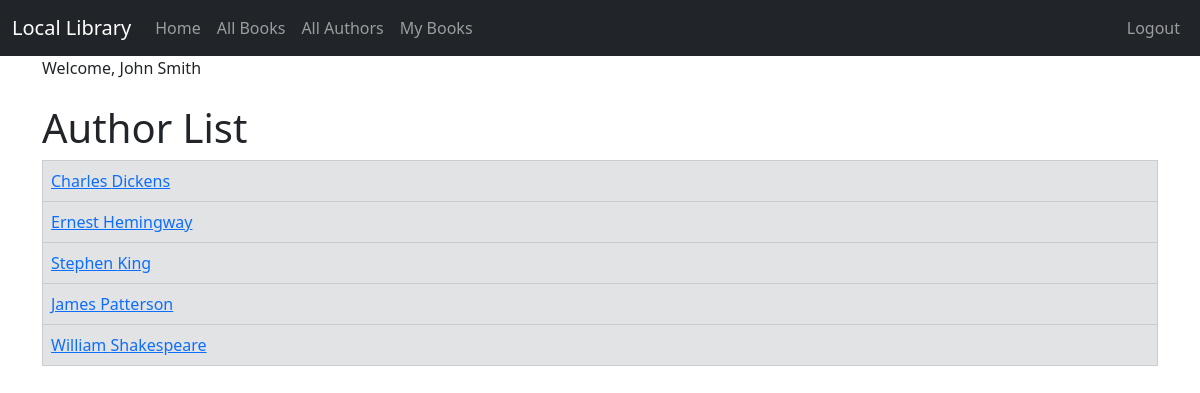
The app's page /author_list/ (signed in) with its own data.
### Catalog/models.py (models this page shows, shortened)
class Author(models.Model):
    first_name = models.CharField(max_length=100)
    last_name = models.CharField(max_length=100)
    date_of_birth = models.DateField(null=True, blank=True)
    date_of_death = models.DateField('Died', null=True, blank=True)
    author_image = models.ImageField(upload_to='images/', null=True, blank=True)
    class Meta:
        ordering = ['last_name', 'first_name']
    def get_absolute_url(self):
        return reverse('author_detail', args=[str(self.id)])

### Catalog/views.py (the view)
# urls.py: path('author_list/', views.AuthorListView.as_view(),
class AuthorListView(LoginRequiredMixin, generic.ListView):
    model = Author

### Catalog/templates/catalog/author_list.html (shortened to what this page needs)
{% extends "catalog/base.html" %}
{% block content %}
    <h1>Author List</h1>
    {% if author_list %}
        <table class="table table-bordered">
            {% for author in author_list %}
                <tr class="table-secondary">
                    <td><a href="{{ author.get_absolute_url }}">{{author.first_name }} {{ author.last_name }}</a></td>
                </tr>
            {% endfor %}
        </table>
    {% else %}
        <p>There are no authors in the library.</p>
    {% endif %}
{% endblock %}

### Catalog/templates/catalog/base.html (shortened to what this page needs)
{% load static %}
<!doctype html>
<html lang="en">
<head>
    <link href="https://cdn.jsdelivr.net/npm/bootstrap@5.3.0-alpha1/dist/css/bootstrap.min.css" rel="stylesheet"
>
</head>
<body>
<nav class="navbar navbar-expand-lg navbar-dark bg-dark">
    <div class="container-fluid">
        <a class="navbar-brand" href="{% url 'index' %}">Local Library</a>
        <div class="collapse navbar-collapse" id="navbarSupportedContent">
            <ul class="navbar-nav me-auto mb-2 mb-lg-0">
                <li class="nav-item">
                    <a class="nav-link" href="{% url 'index' %}">Home</a>
                </li>
                <li class="nav-item">
                    <a class="nav-link" href="{% url 'book_list' %}">All Books</a>
                </li>
                <li class="nav-item">
                    <a class="nav-link" href="{% url 'author_list' %}">All Authors</a>
                </li>
                {% if user.is_authenticated %}
                    <li><a class="nav-link" href="{% url 'my_books' %}">My Books</a></li>
                {% endif %}
            </ul>
        </div>
        <ul class="nav navbar-nav ml-auto">
        {% if user.is_authenticated %}
            <li><a class="nav-link" href="{% url 'logout' %}">Logout</a>
            </li>
        {% else %}
            <li><a class="nav-link" href="{% url 'login' %}"><span class="glyphicon glyphicon-log-in"></span>Login</a>
            </li>
            <li><a class="nav-link" href="{% url 'register' %}"><span class="glyphicon glyphicon-log-in"></span>Sign Up</a>
            </li>
        {% endif %}
    </ul>
    </div>
</nav>
<div class="container">
    {% if user.is_authenticated %}
        Welcome, {{ user.first_name }} {{ user.last_name }}
    {% endif %}
</div>
<div class="container">
    <br/>
    {% block content %}
    {% endblock %}
</div>
</body>
</html>

### records on screen
Author: first_name "Charles", last_name "Dickens"
Author: first_name "Ernest", last_name "Hemingway"
Author: first_name "Stephen", last_name "King"
Author: first_name "James", last_name "Patterson"
Author: first_name "William", last_name "Shakespeare"

### other values on screen
{{ user.first_name }} "John"
{{ user.last_name }} "Smith"
